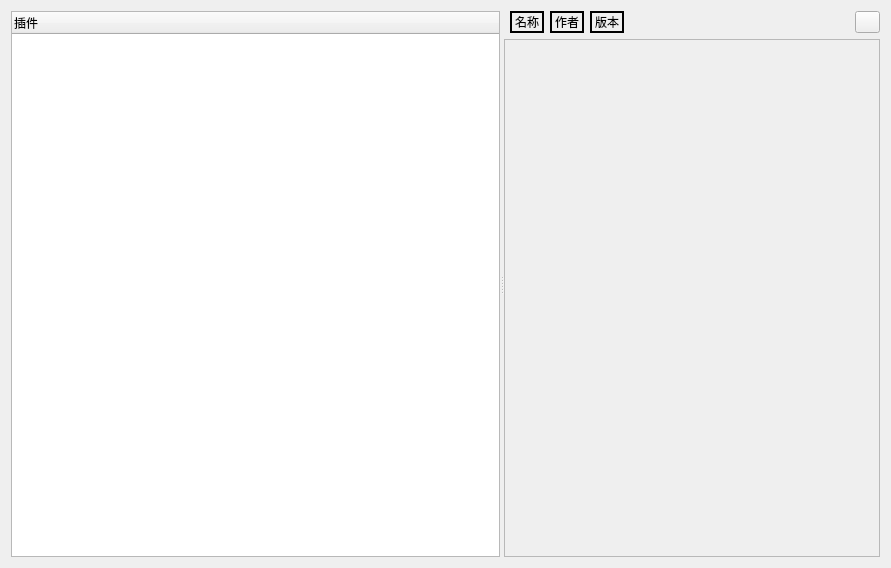
<?xml version="1.0" encoding="UTF-8"?>
<ui version="4.0">
 <class>Center</class>
 <widget class="QWidget" name="Center">
  <property name="geometry">
   <rect>
    <x>0</x>
    <y>0</y>
    <width>891</width>
    <height>568</height>
   </rect>
  </property>
  <property name="windowTitle">
   <string>Form</string>
  </property>
  <layout class="QGridLayout" name="gridLayout_2">
   <item row="0" column="0">
    <widget class="QSplitter" name="splitter">
     <property name="orientation">
      <enum>Qt::Orientation::Horizontal</enum>
     </property>
     <widget class="QTreeWidget" name="pluginTree">
      <column>
       <property name="text">
        <string notr="true">插件</string>
       </property>
      </column>
     </widget>
     <widget class="QWidget" name="widget" native="true">
      <property name="toolTip">
       <string/>
      </property>
      <layout class="QGridLayout" name="gridLayout">
       <property name="leftMargin">
        <number>0</number>
       </property>
       <property name="topMargin">
        <number>0</number>
       </property>
       <property name="rightMargin">
        <number>0</number>
       </property>
       <property name="bottomMargin">
        <number>0</number>
       </property>
       <item row="0" column="1">
        <widget class="QLabel" name="nameLabel">
         <property name="toolTip">
          <string>插件名称</string>
         </property>
         <property name="frameShape">
          <enum>QFrame::Shape::WinPanel</enum>
         </property>
         <property name="text">
          <string>名称</string>
         </property>
        </widget>
       </item>
       <item row="0" column="5">
        <widget class="QPushButton" name="pushButton">
         <property name="maximumSize">
          <size>
           <width>25</width>
           <height>25</height>
          </size>
         </property>
         <property name="toolTip">
          <string>插件设置</string>
         </property>
         <property name="text">
          <string/>
         </property>
         <property name="icon">
          <iconset resource="../res/Resource.qrc">
           <normaloff>:/res/icon/set.png</normaloff>:/res/icon/set.png</iconset>
         </property>
        </widget>
       </item>
       <item row="1" column="0" colspan="6">
        <widget class="QScrollArea" name="scrollArea">
         <property name="horizontalScrollBarPolicy">
          <enum>Qt::ScrollBarPolicy::ScrollBarAlwaysOff</enum>
         </property>
         <property name="widgetResizable">
          <bool>true</bool>
         </property>
         <widget class="QWidget" name="scrollAreaWidgetContents">
          <property name="geometry">
           <rect>
            <x>0</x>
            <y>0</y>
            <width>375</width>
            <height>518</height>
           </rect>
          </property>
         </widget>
        </widget>
       </item>
       <item row="0" column="2">
        <widget class="QLabel" name="authorlabel">
         <property name="toolTip">
          <string>插件作者</string>
         </property>
         <property name="frameShape">
          <enum>QFrame::Shape::WinPanel</enum>
         </property>
         <property name="text">
          <string>作者</string>
         </property>
        </widget>
       </item>
       <item row="0" column="4">
        <spacer name="horizontalSpacer_3">
         <property name="orientation">
          <enum>Qt::Orientation::Horizontal</enum>
         </property>
         <property name="sizeHint" stdset="0">
          <size>
           <width>40</width>
           <height>20</height>
          </size>
         </property>
        </spacer>
       </item>
       <item row="0" column="3">
        <widget class="QLabel" name="versionlabel">
         <property name="toolTip">
          <string>插件版本</string>
         </property>
         <property name="frameShape">
          <enum>QFrame::Shape::WinPanel</enum>
         </property>
         <property name="text">
          <string>版本</string>
         </property>
        </widget>
       </item>
      </layout>
     </widget>
    </widget>
   </item>
  </layout>
 </widget>
 <resources>
  <include location="../res/Resource.qrc"/>
 </resources>
 <connections/>
</ui>
